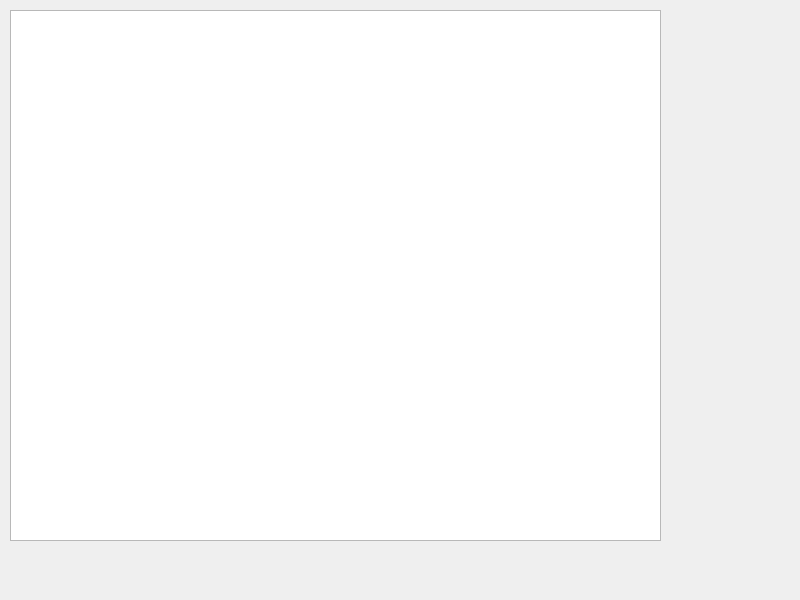
<?xml version="1.0" encoding="UTF-8"?>
<ui version="4.0">
 <class>Widget</class>
 <widget class="QWidget" name="Widget">
  <property name="geometry">
   <rect>
    <x>0</x>
    <y>0</y>
    <width>800</width>
    <height>600</height>
   </rect>
  </property>
  <property name="windowTitle">
   <string>Widget</string>
  </property>
  <widget class="QListWidget" name="listWidget">
   <property name="geometry">
    <rect>
     <x>10</x>
     <y>10</y>
     <width>651</width>
     <height>531</height>
    </rect>
   </property>
  </widget>
 </widget>
 <resources/>
 <connections/>
</ui>
